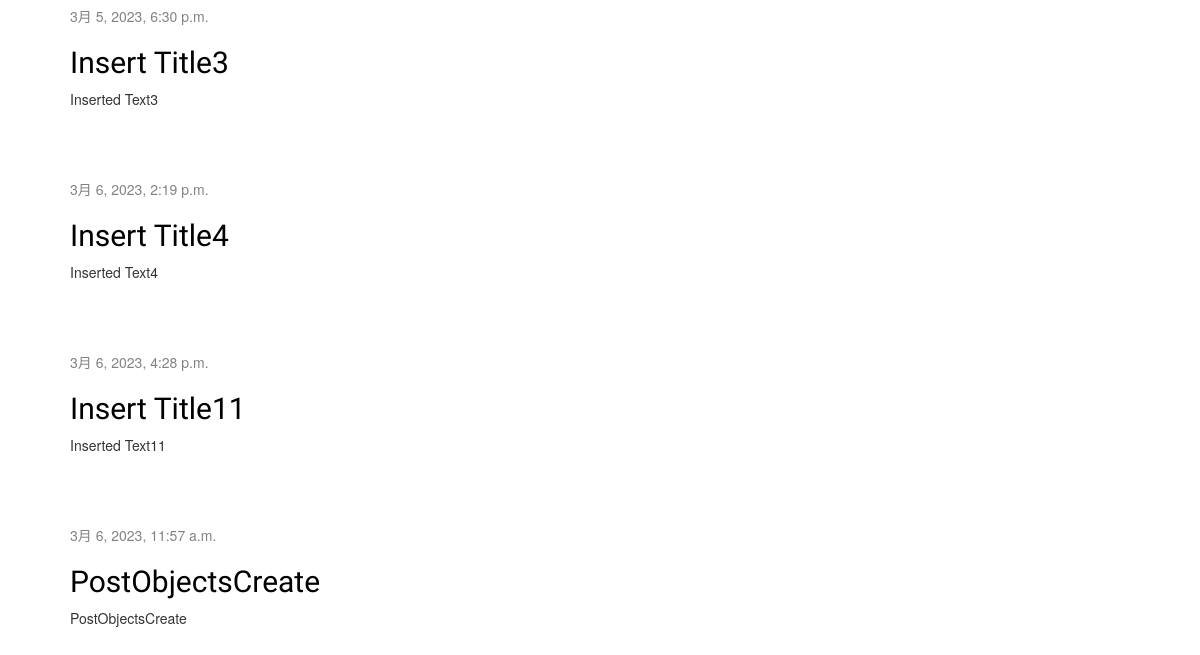
Before: / (lower part) with the older database file.
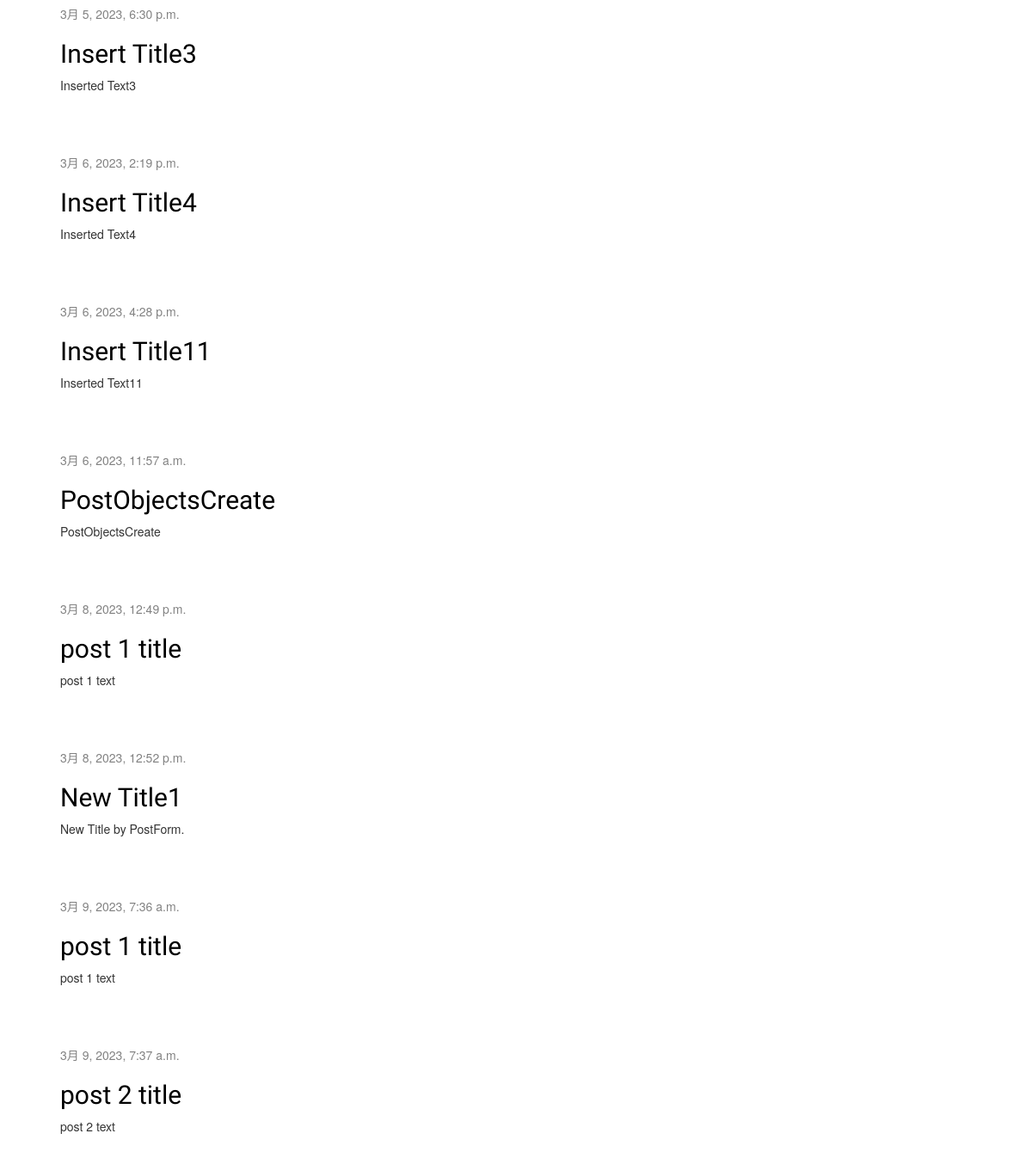
After: the same page with the newer database file.
### blog/models.py (models this page shows, shortened)
class Post(models.Model):
    author = models.ForeignKey(settings.AUTH_USER_MODEL, on_delete=models.CASCADE)
    title = models.CharField(max_length=200)
    text = models.TextField()
    created_date = models.DateTimeField(default=timezone.now)
    published_date = models.DateTimeField(blank=True, null=True)

### blog/views.py (the view)
# urls.py: path('', views.post_list, name='post_list'),
def post_list(request): # request:ネットでユーザから受け取った全ての情報が詰まったもの
    posts = Post.objects.all()
    return render(request, 'blog/post_list.html', {'posts':posts})

### blog/templates/blog/post_list.html
{% extends 'blog/base.html' %}
{% block content %}
    {% for post in posts %}
        <div class="post">
            <div class="date">
                {{ post.published_date }}
            </div>
            <h2><a href="{% url 'post_detail' pk=post.pk %}">{{ post.title }}</a></h2>
            <p>{{ post.text|linebreaksbr }}</p>
        </div>
    {% endfor %}
{% endblock %}

Changed rows visible on the page:
added Post: published_date "3月 8, 2023, 12:49 p.m.", title "post 1 title", text "post 1 text"
added Post: published_date "3月 8, 2023, 12:52 p.m.", title "New Title1", text "New Title by PostForm."
added Post: published_date "3月 9, 2023, 7:36 a.m.", title "post 1 title", text "post 1 text"
added Post: published_date "3月 9, 2023, 7:37 a.m.", title "post 2 title", text "post 2 text"
